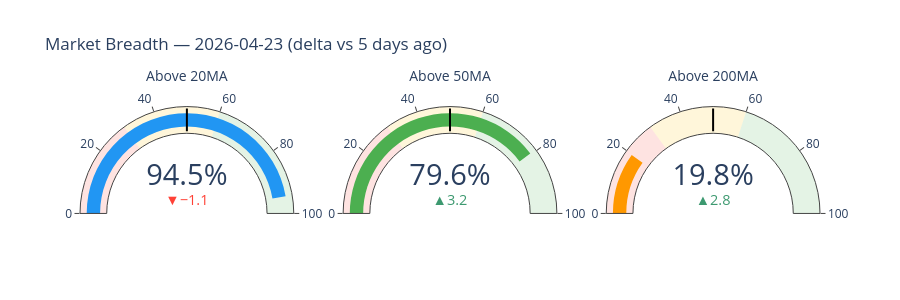
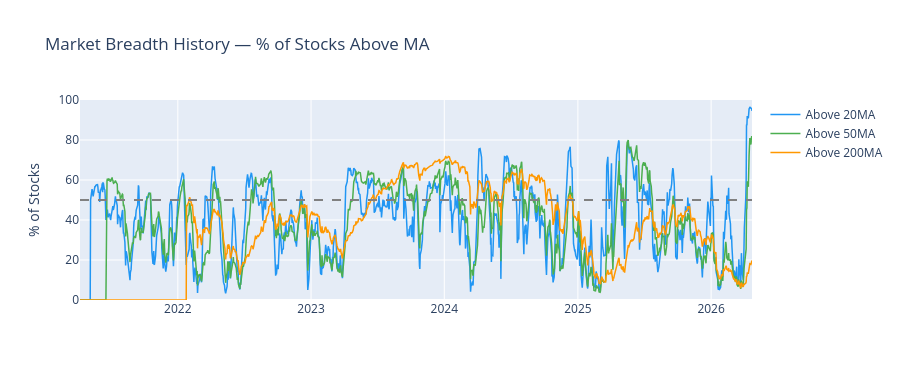

The code cell stored with these charts, in order, in its notebook:
### Markdown cell above
## 2. Market breadth — % above 20/50/200 MA

### Code cell
ma20  = close.rolling(20).mean()
ma50  = close.rolling(50).mean()
ma200 = close.rolling(200).mean()

breadth = pd.DataFrame({
    'Above 20MA':  (close > ma20).mean(axis=1)  * 100,
    'Above 50MA':  (close > ma50).mean(axis=1)  * 100,
    'Above 200MA': (close > ma200).mean(axis=1) * 100,
})

# Latest snapshot gauges
today_breadth = breadth.iloc[-1]

fig = make_subplots(rows=1, cols=3, specs=[[{'type':'indicator'}]*3])
for i, (col, color) in enumerate(zip(today_breadth.index,
                                      ['#2196F3', '#4CAF50', '#FF9800']), 1):
    val = today_breadth[col]
    delta_val = val - breadth[col].iloc[-6]  # vs 5 days ago
    fig.add_trace(go.Indicator(
        mode='gauge+number+delta',
        value=val,
        delta={'reference': breadth[col].iloc[-6], 'valueformat': '.1f'},
        title={'text': col, 'font': {'size': 14}},
        number={'suffix': '%', 'valueformat': '.1f'},
        gauge={
            'axis': {'range': [0, 100]},
            'bar': {'color': color},
            'steps': [
                {'range': [0,  30], 'color': 'rgba(244,67,54,0.15)'},
                {'range': [30, 60], 'color': 'rgba(255,193,7,0.15)'},
                {'range': [60,100], 'color': 'rgba(76,175,80,0.15)'},
            ],
            'threshold': {'line': {'color': 'black', 'width': 2}, 'value': 50}
        }
    ), row=1, col=i)

fig.update_layout(title=f'Market Breadth — {LATEST.date()} (delta vs 5 days ago)', height=300)
fig.show()

# Historical breadth lines
fig2 = go.Figure()
colors = ['#2196F3', '#4CAF50', '#FF9800']
for col, c in zip(breadth.columns, colors):
    fig2.add_trace(go.Scatter(x=breadth.index, y=breadth[col], name=col,
                              line=dict(color=c, width=1.5)))
fig2.add_hline(y=50, line_dash='dash', line_color='grey')
fig2.update_layout(title='Market Breadth History — % of Stocks Above MA',
                   height=380, yaxis_title='% of Stocks', yaxis_range=[0, 100])
fig2.show()

### Figure 1 — Plotly figure (JSON) as saved in the notebook; plotly's stock layout.template omitted (floating-point values rounded to 4 significant figures)
{"data": [{"delta": {"reference": 95.63, "valueformat": ".1f"}, "domain": {"x": [0, 0.2889], "y": [0, 1]}, "gauge": {"axis": {"range": [0, 100]}, "bar": {"color": "#2196F3"}, "steps": [{"color": "rgba(244,67,54,0.15)", "range": [0, 30]}, {"color": "rgba(255,193,7,0.15)", "range": [30, 60]}, {"color": "rgba(76,175,80,0.15)", "range": [60, 100]}], "threshold": {"line": {"color": "black", "width": 2}, "value": 50}}, "mode": "gauge+number+delta", "number": {"suffix": "%", "valueformat": ".1f"}, "title": {"font": {"size": 14}, "text": "Above 20MA"}, "type": "indicator", "value": 94.51}, {"delta": {"reference": 76.38, "valueformat": ".1f"}, "domain": {"x": [0.3556, 0.6444], "y": [0, 1]}, "gauge": {"axis": {"range": [0, 100]}, "bar": {"color": "#4CAF50"}, "steps": [{"color": "rgba(244,67,54,0.15)", "range": [0, 30]}, {"color": "rgba(255,193,7,0.15)", "range": [30, 60]}, {"color": "rgba(76,175,80,0.15)", "range": [60, 100]}], "threshold": {"line": {"color": "black", "width": 2}, "value": 50}}, "mode": "gauge+number+delta", "number": {"suffix": "%", "valueformat": ".1f"}, "title": {"font": {"size": 14}, "text": "Above 50MA"}, "type": "indicator", "value": 79.58}, {"delta": {"reference": 17.0, "valueformat": ".1f"}, "domain": {"x": [0.7111, 1], "y": [0, 1]}, "gauge": {"axis": {"range": [0, 100]}, "bar": {"color": "#FF9800"}, "steps": [{"color": "rgba(244,67,54,0.15)", "range": [0, 30]}, {"color": "rgba(255,193,7,0.15)", "range": [30, 60]}, {"color": "rgba(76,175,80,0.15)", "range": [60, 100]}], "threshold": {"line": {"color": "black", "width": 2}, "value": 50}}, "mode": "gauge+number+delta", "number": {"suffix": "%", "valueformat": ".1f"}, "title": {"font": {"size": 14}, "text": "Above 200MA"}, "type": "indicator", "value": 19.81}], "layout": {"height": 300, "title": {"text": "Market Breadth — 2026-04-23 (delta vs 5 days ago)"}}}

### Figure 2 — Plotly figure (JSON) as saved in the notebook; plotly's stock layout.template omitted (floating-point values rounded to 4 significant figures; data arrays with more than 128 entries replaced by an {"elided": "..."} marker saying what was removed)
{"data": [{"line": {"color": "#2196F3", "width": 1.5}, "name": "Above 20MA", "type": "scatter", "x": {"elided": "1246 str values"}, "y": {"elided": "1246 float values"}}, {"line": {"color": "#4CAF50", "width": 1.5}, "name": "Above 50MA", "type": "scatter", "x": {"elided": "1246 str values"}, "y": {"elided": "1246 float values"}}, {"line": {"color": "#FF9800", "width": 1.5}, "name": "Above 200MA", "type": "scatter", "x": {"elided": "1246 str values"}, "y": {"elided": "1246 float values"}}], "layout": {"height": 380, "shapes": [{"line": {"color": "grey", "dash": "dash"}, "type": "line", "x0": 0, "x1": 1, "xref": "x domain", "y0": 50, "y1": 50, "yref": "y"}], "title": {"text": "Market Breadth History — % of Stocks Above MA"}, "yaxis": {"range": [0, 100], "title": {"text": "% of Stocks"}}}}
